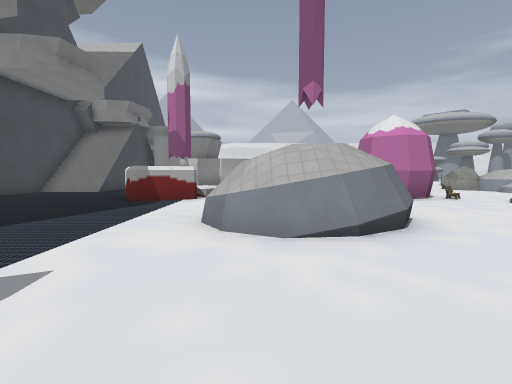
[1] (above)

24 first-person views from a walk through a level from a Godot 3-D game. The camera is 1.5 m above the floor, tilts 4° down and sees 85° across. The floor is counted in squares, 2 m on a side. Each view is taken from the middle of a square. On the plan, view 1 faces up. The plan holds only what a view shows up to about 10 squares ahead; the rest is blank. The place goes on beyond the plan. Flat picture figures and markers are not drawn. Characters and animated objects are left out. Some surface patterns are stand-ins.

[2]
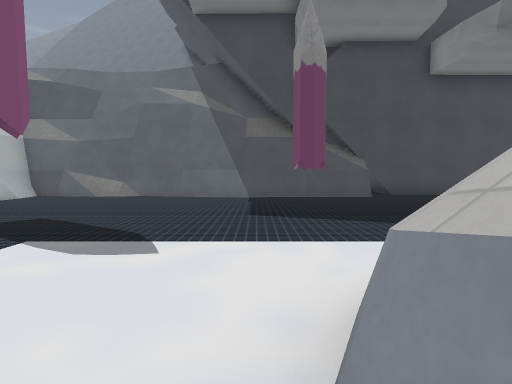

[3]
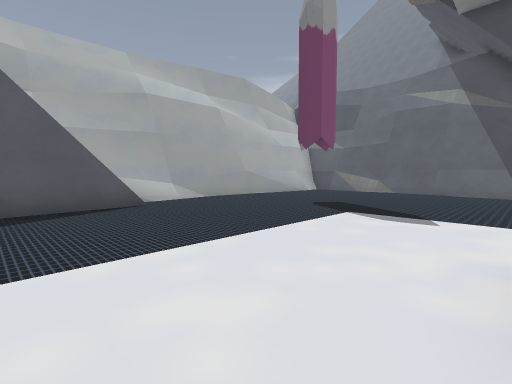

[4]
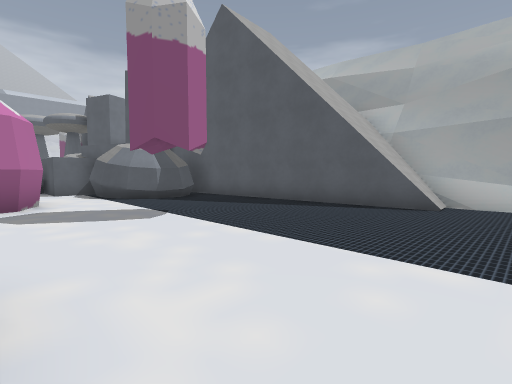

[5]
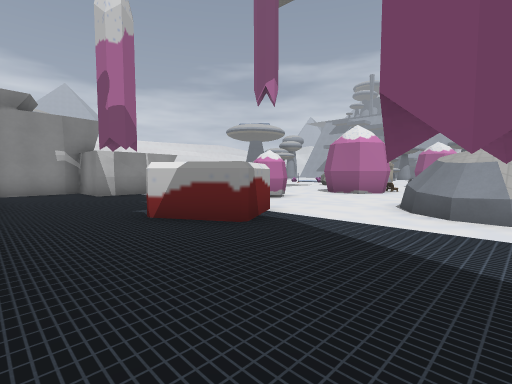

[6]
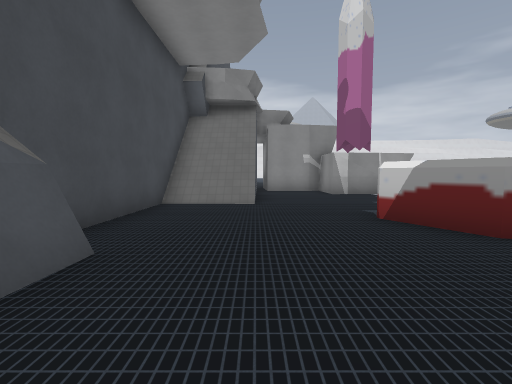

[7]
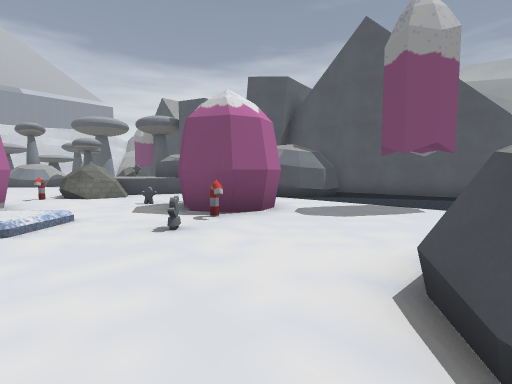

[8]
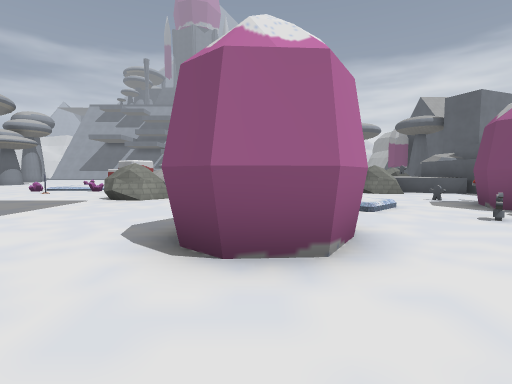

[9]
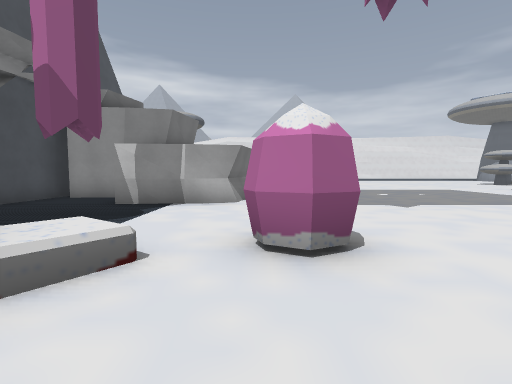

[10]
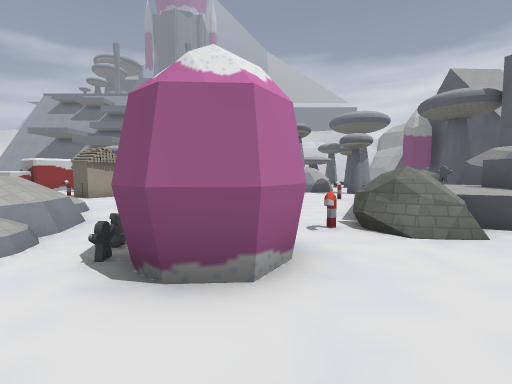

[11]
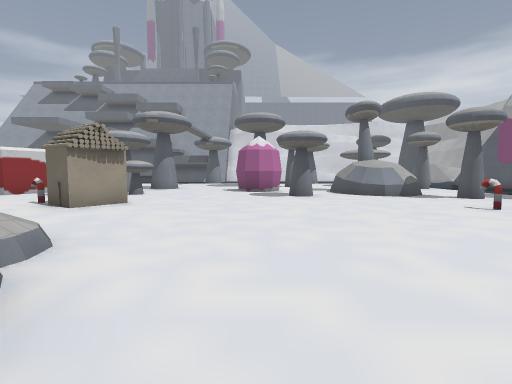

[12]
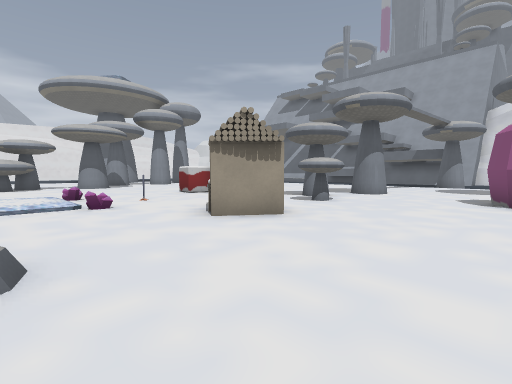

[13]
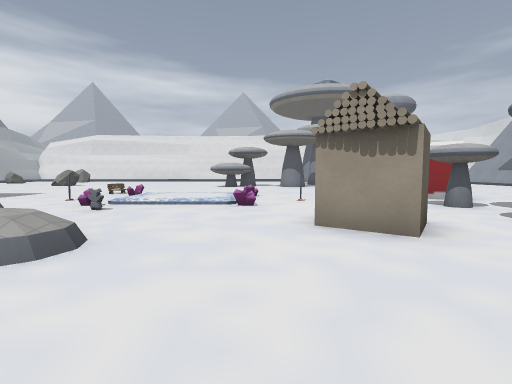

[14]
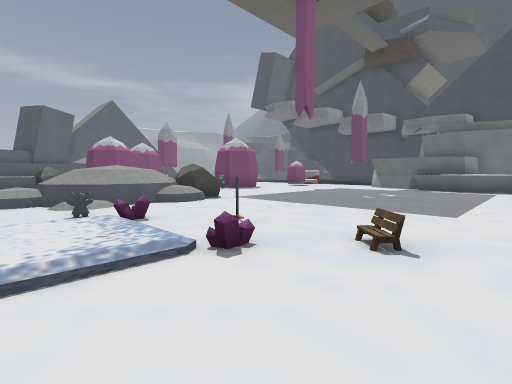

[15]
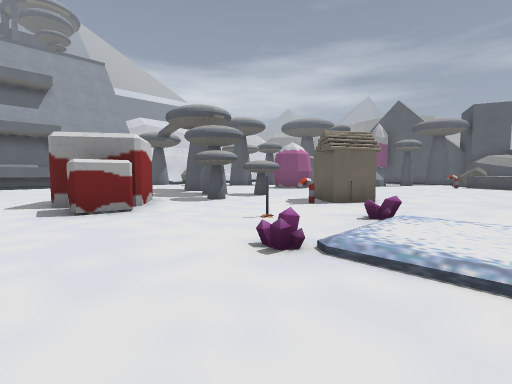

[16]
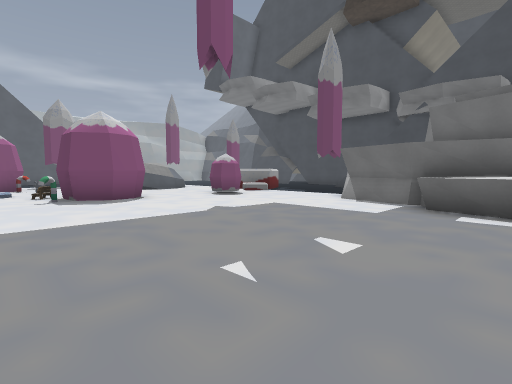

[17]
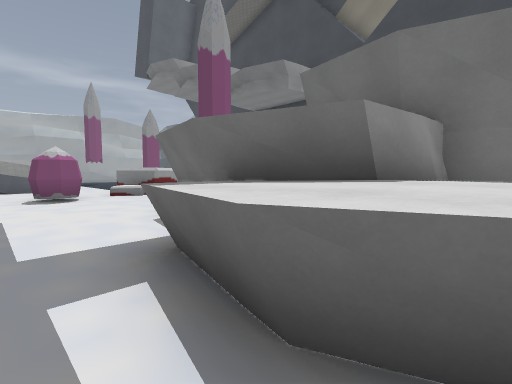

[18]
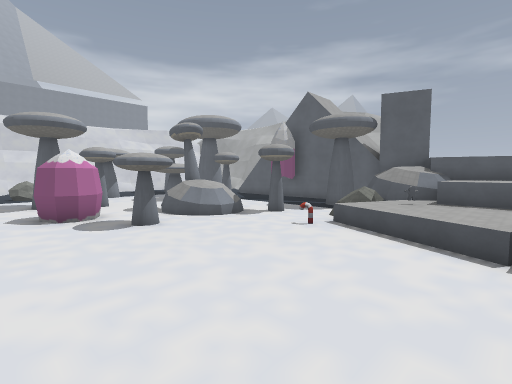

[19]
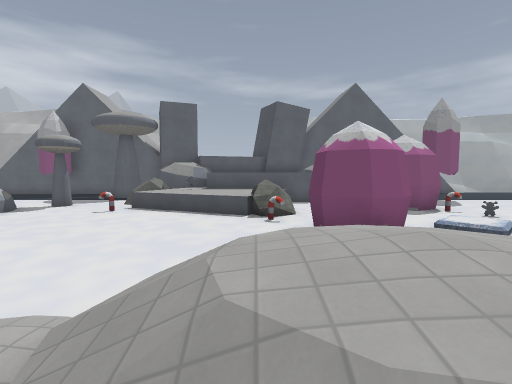

[20]
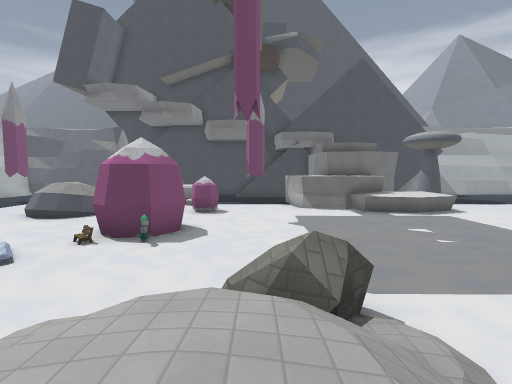

[21]
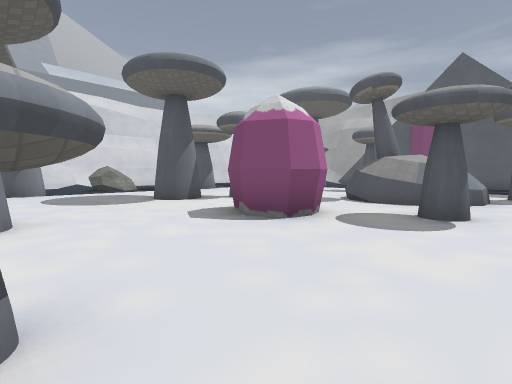

[22]
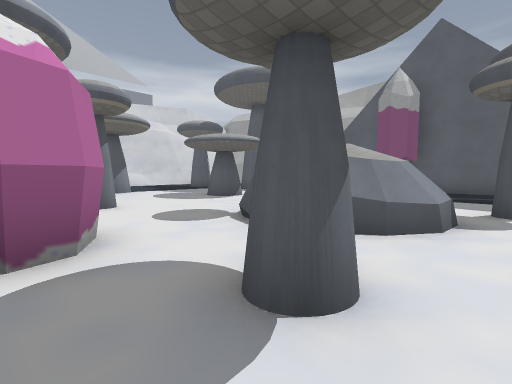

[23]
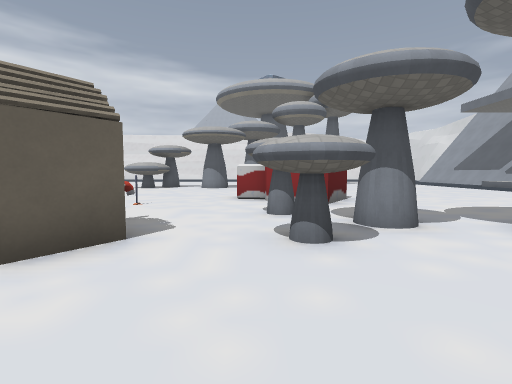

[24]
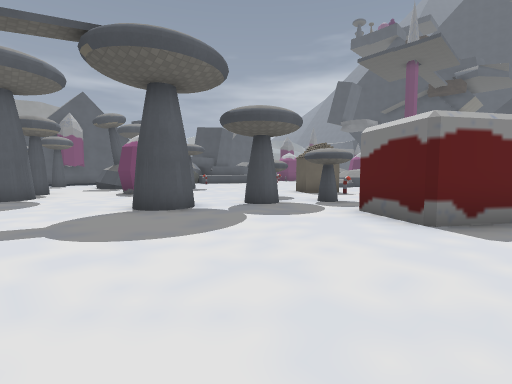

### Floor plan
Key: @ floor where view 1 was taken; # wall or solid block; x gap in a wall; . main floor; : floor 0.25 m higher than the main floor; + floor 0.5 m higher than the main floor; * floor 1.5 m higher than the main floor; % floor 4.25 m higher than the main floor; & floor 5.5 m higher than the main floor; / step, stairs or slope; = window, fence, low wall or low ledge; ^ raised ledge; B bench; S stone; C cabin; R crystal; O other object.
Columns run from 9 left of view 1 to 27 right of it. Each row starts with its distance up from view 1.
 20            .. ...................  ..
 19       #^^^^.........B................
 18       #^^^^..........R...R...###.....
 17       # ^^^.........O.:::.O...##.....
 16    ######.............:::............
 15    #..###............R=..R....#......
 14 ####..###.............=....C...#.....
 13 #%//..............S////...CC..#..#...
 12 #// ..............S/////.............
 11 #///...............///=/.............
 10 #......=.##..#.....///...............
  9 #.....#^=....##................##..##
  8 #.....##.....##B...#.........#..#...
  7 #...............+//##..............#.
  6 ##........#...../...x.........^#.....
  5  #.......###..=.....x^.......####....
  4  #..#....###...##.=.#^^^^.#..^   ....
  3  #.............###...^^^^^..#.     ##
  2  #..............#...^^^^^## ..
  1  #.................#####^x   .
  0 ##.......@......####   ###   .
 -1 #+..............#            ..
 -2 #/..............#            ..
 -3 ##........#//####            //
 -4  ##  ...//*/&
 -5   #  ######

Where each view was taken, in squares from view 1:
view 1: 0 up, 0 right, facing up
view 2: 3 up, 1 right, facing left
view 3: 3 up, 3 right, facing down-left
view 4: 3 up, 1 left, facing down-right
view 5: 4 up, 6 left, facing up-right
view 6: 4 up, 6 left, facing up
view 7: 7 up, 2 right, facing down-right
view 8: 9 up, 1 right, facing right
view 9: 7 up, 0 right, facing up
view 10: 7 up, 7 right, facing right
view 11: 9 up, 11 right, facing right
view 12: 9 up, 14 right, facing up-right
view 13: 9 up, 16 right, facing up
view 14: 20 up, 14 right, facing down-left
view 15: 20 up, 14 right, facing down-right
view 16: 18 up, 7 right, facing down-left
view 17: 19 up, 2 right, facing down-left
view 18: 11 up, 12 right, facing down-right
view 19: 13 up, 12 right, facing down
view 20: 12 up, 12 right, facing left
view 21: 13 up, 19 right, facing down-right
view 22: 9 up, 19 right, facing down-right
view 23: 10 up, 20 right, facing up
view 24: 19 up, 27 right, facing down-left
